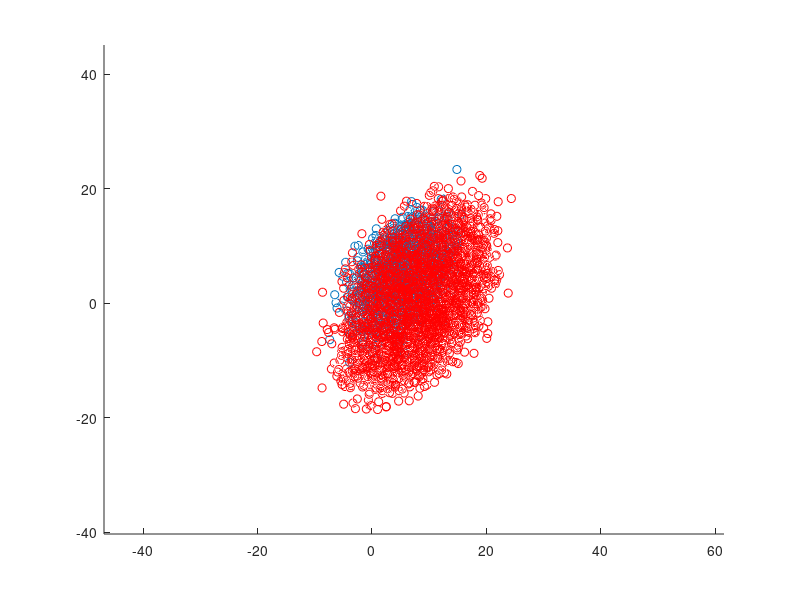

Here is the MATLAB script that generated this plot: (Note: this script raises an error after producing the figure.)
clear all
load ('donnees3.mat')

close all
figure(1)
hold on

axis equal

scatter3(C1(:, 1), C1(:,2),C1(:, 3))
scatter3(C2(:, 1), C2(:,2),C2(:, 3), 'r')


meanc1=mean(C1)
meanc2=mean(C2)

varc1=var(C1)
varc2=var(C2)

sizeC1 = size(C1, 1)
sizeC2= size(C2, 1)

%probas a priori
pC1=sizeC1/(sizeC1+sizeC2);
pC2=sizeC2/(sizeC1+sizeC2);

nbIter   = 100;
sizeTrainC1 = sizeC1*0.1;
sizeTrainC2 = sizeC2*0.1;

errorC1MAP = zeros(nbIter,1);
errorC2MAP = zeros(nbIter, 1);
errorMAP = zeros(nbIter, 1);

errorcC1MC = zeros(nbIter,1);
errorC2MC = zeros(nbIter, 1);
errorMC = zeros(nbIter, 1);

x=[-50 60]

for i=1:nbIter
    
    [TrainC1,TestC1] = extractTestAndTrain(C1, sizeTrainC1);
    [TrainC2, TestC2] = extractTestAndTrain(C2, sizeTrainC2);
    
    [modelC1] = trainModel(TrainC1);
    [modelC2] = trainModel(TrainC2);
    
    % MAP (utilisation des proba a priori)
    
        ResC2 = myClassify(TestC2,modelC2, modelC1, pC2, pC1, '2', '1');
        ResC1 = myClassify(TestC1,modelC2, modelC1, pC2, pC1, '2', '1');
        C1Error = computeError(ResC1, '1');
        C2Error = computeError(ResC2, '2');
        errorC1MAP(i) = C1Error*100;
        errorC2MAP(i) = C2Error*100;
        errorMAP(i) = (length(TestC1) * errorC1MAP(i) + length(TestC2) *  errorC2MAP(i) )/ (length(TestC1) + length(TestC2));
        

    % MOINDRE CARREES
    M=createMatrix(TestC1,TestC2);
    Z=transpose(M);
    b=ones(size(Z,1),1);
    w=Z\b;
    
    res=transpose(w)*M;
    erreurs=negativeInMatrix(M)/(size(TestC1,1)+size(TestC2,1))
    

    y=(-w(1)-w(2)*x)/w(3);
    plot(x,y)
    
    
end;

hold off

MeanerrorC1MAP    = mean(errorC1MAP)
MeanerrorC2MAP = mean(errorC2MAP)
MeanerrorMAP = mean(errorMAP)

figure('Name', 'MAP');
plot(1:nbIter, errorC2MAP, 'g')
hold on
plot(1:nbIter, errorC1MAP)
plot(1:nbIter, errorMAP, 'k')
hold off
ylim([0 10])

figure('Name', 'MC');
hold on
plot(1:nbIter, erreurs, 'k')
hold off
ylim([0 10])

% MeanerrorcC1MC    = mean(errorcC1MC)
% MeanerrorC2MC = mean(errorC2MC)
% MeanerrorMC = mean(errorMC)
